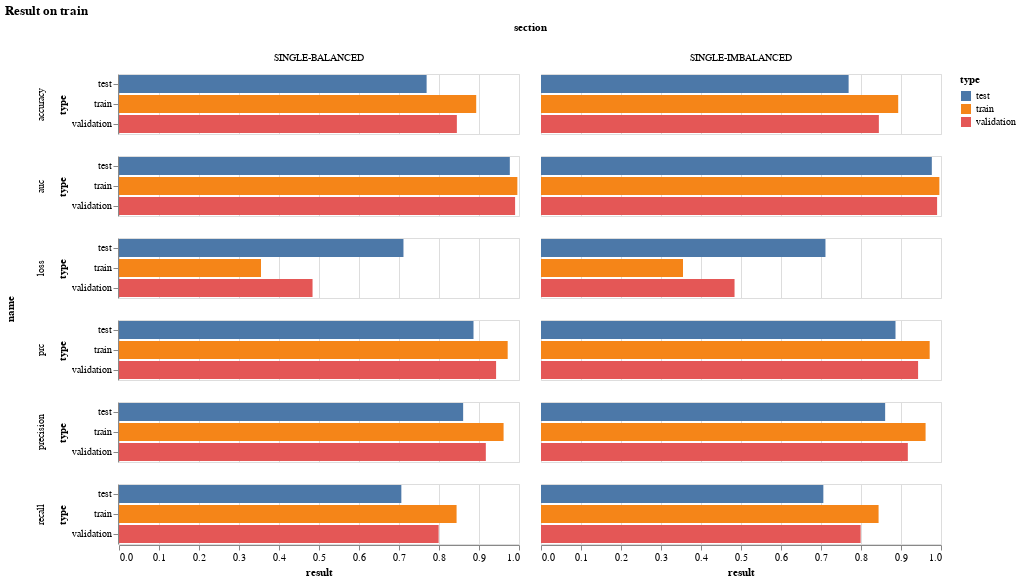

The code cell stored with this chart in its notebook:
### Code cell
alt.Chart(melted_result, title="Result on type").mark_bar().encode(
  y='type',
  x='result',
  color='type',
    row='name',
    column='section',
)

### Figure 1 — Vega-Lite specification as saved in the notebook (floating-point values rounded to 4 significant figures)
{"config": {"view": {"continuousWidth": 400, "continuousHeight": 300}}, "data": {"name": "data-c5a49bbed17726cc8f2ad891f935d312"}, "mark": "bar", "encoding": {"color": {"type": "nominal", "field": "type"}, "column": {"type": "nominal", "field": "section"}, "row": {"type": "nominal", "field": "name"}, "x": {"type": "quantitative", "field": "result"}, "y": {"type": "nominal", "field": "type"}}, "title": "Result on train", "$schema": "https://vega.github.io/schema/vega-lite/v4.8.1.json", "datasets": {"data-c5a49bbed17726cc8f2ad891f935d312": [{"name": "loss", "section": "SINGLE-IMBALANCED", "type": "train", "result": 0.355}, {"name": "accuracy", "section": "SINGLE-IMBALANCED", "type": "train", "result": 0.893}, {"name": "precision", "section": "SINGLE-IMBALANCED", "type": "train", "result": 0.9614}, {"name": "recall", "section": "SINGLE-IMBALANCED", "type": "train", "result": 0.844}, {"name": "auc", "section": "SINGLE-IMBALANCED", "type": "train", "result": 0.9959}, {"name": "prc", "section": "SINGLE-IMBALANCED", "type": "train", "result": 0.9717}, {"name": "loss", "section": "SINGLE-BALANCED", "type": "train", "result": 0.355}, {"name": "accuracy", "section": "SINGLE-BALANCED", "type": "train", "result": 0.893}, {"name": "precision", "section": "SINGLE-BALANCED", "type": "train", "result": 0.9614}, {"name": "recall", "section": "SINGLE-BALANCED", "type": "train", "result": 0.844}, {"name": "auc", "section": "SINGLE-BALANCED", "type": "train", "result": 0.9959}, {"name": "prc", "section": "SINGLE-BALANCED", "type": "train", "result": 0.9717}, {"name": "loss", "section": "SINGLE-IMBALANCED", "type": "validation", "result": 0.4839}, {"name": "accuracy", "section": "SINGLE-IMBALANCED", "type": "validation", "result": 0.8447}, {"name": "precision", "section": "SINGLE-IMBALANCED", "type": "validation", "result": 0.9171}, {"name": "recall", "section": "SINGLE-IMBALANCED", "type": "validation", "result": 0.7991}, {"name": "auc", "section": "SINGLE-IMBALANCED", "type": "validation", "result": 0.9903}, {"name": "prc", "section": "SINGLE-IMBALANCED", "type": "validation", "result": 0.9427}, {"name": "loss", "section": "SINGLE-BALANCED", "type": "validation", "result": 0.4839}, {"name": "accuracy", "section": "SINGLE-BALANCED", "type": "validation", "result": 0.8447}, {"name": "precision", "section": "SINGLE-BALANCED", "type": "validation", "result": 0.9171}, {"name": "recall", "section": "SINGLE-BALANCED", "type": "validation", "result": 0.7991}, {"name": "auc", "section": "SINGLE-BALANCED", "type": "validation", "result": 0.9903}, {"name": "prc", "section": "SINGLE-BALANCED", "type": "validation", "result": 0.9427}, {"name": "loss", "section": "SINGLE-IMBALANCED", "type": "test", "result": 0.7112}, {"name": "accuracy", "section": "SINGLE-IMBALANCED", "type": "test", "result": 0.7691}, {"name": "precision", "section": "SINGLE-IMBALANCED", "type": "test", "result": 0.8604}, {"name": "recall", "section": "SINGLE-IMBALANCED", "type": "test", "result": 0.7059}, {"name": "auc", "section": "SINGLE-IMBALANCED", "type": "test", "result": 0.9771}, {"name": "prc", "section": "SINGLE-IMBALANCED", "type": "test", "result": 0.8863}, {"name": "loss", "section": "SINGLE-BALANCED", "type": "test", "result": 0.7112}, {"name": "accuracy", "section": "SINGLE-BALANCED", "type": "test", "result": 0.7691}, {"name": "precision", "section": "SINGLE-BALANCED", "type": "test", "result": 0.8604}, {"name": "recall", "section": "SINGLE-BALANCED", "type": "test", "result": 0.7059}, {"name": "auc", "section": "SINGLE-BALANCED", "type": "test", "result": 0.9771}, {"name": "prc", "section": "SINGLE-BALANCED", "type": "test", "result": 0.8863}]}}
